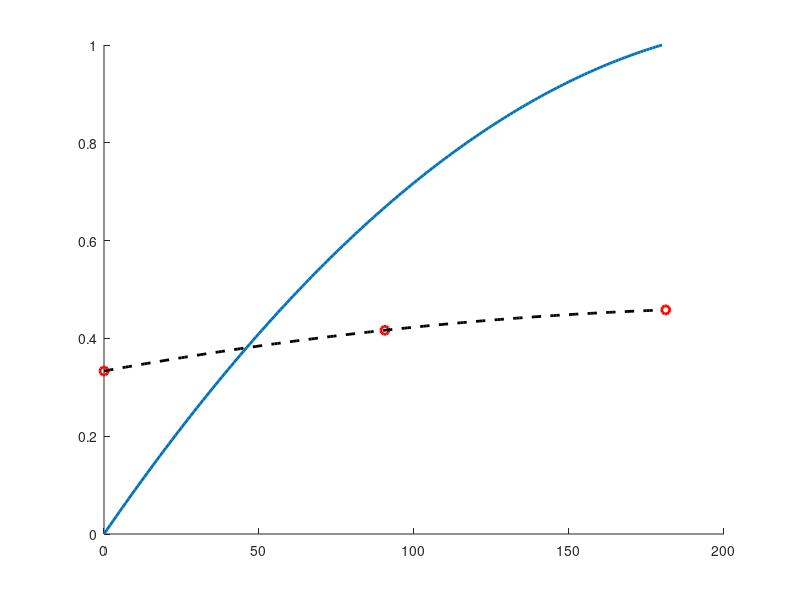

The MATLAB script that drew this image: (Note: this script raises an error after producing the figure.)
%The purpose of this function is to make a model of activity that gives a
%low value for newborn and a higher value for older infants. Here we use
%the degree of awakeness as a proxy.

close all
sleepModelPolly = 2;

data = load('data.txt');
data(:,2) = 1- data(:,2)/24;

timePoints = 0:180;
timePoints = timePoints';


sleepModelParam = polyfit(data(:,1)*30.2, data(:,2), sleepModelPolly);

sleepModel = zeros(length(timePoints), 1); %;interp1q(weight, realFat, dataMW(:,2));

for i = 1:length(sleepModelParam)
    iPoly = length(sleepModelParam) - i;
    sleepModel = sleepModel + sleepModelParam(i) .* timePoints.^(iPoly);
end
%sleepModel = pchip(chineseData(:,1)*30.2, chineseData(:,2), timePoints)

hold all
plot(data(:,1)*30.2, data(:,2), 'ro', 'linewidth', 2);

plot(timePoints, sleepModel,  'k--', 'linewidth', 2);
sleepModel2 = (sleepModel-min(sleepModel))/(max(sleepModel-min(sleepModel)));
plot(timePoints, sleepModel2,  'linewidth', 2);

legend('Data', 'Model', 'Factor', 'location', 'nw')
ylim([0 1]);
ylabel('Time awake (% of day)')
xlabel('Day')



[timePoints sleepModel2]